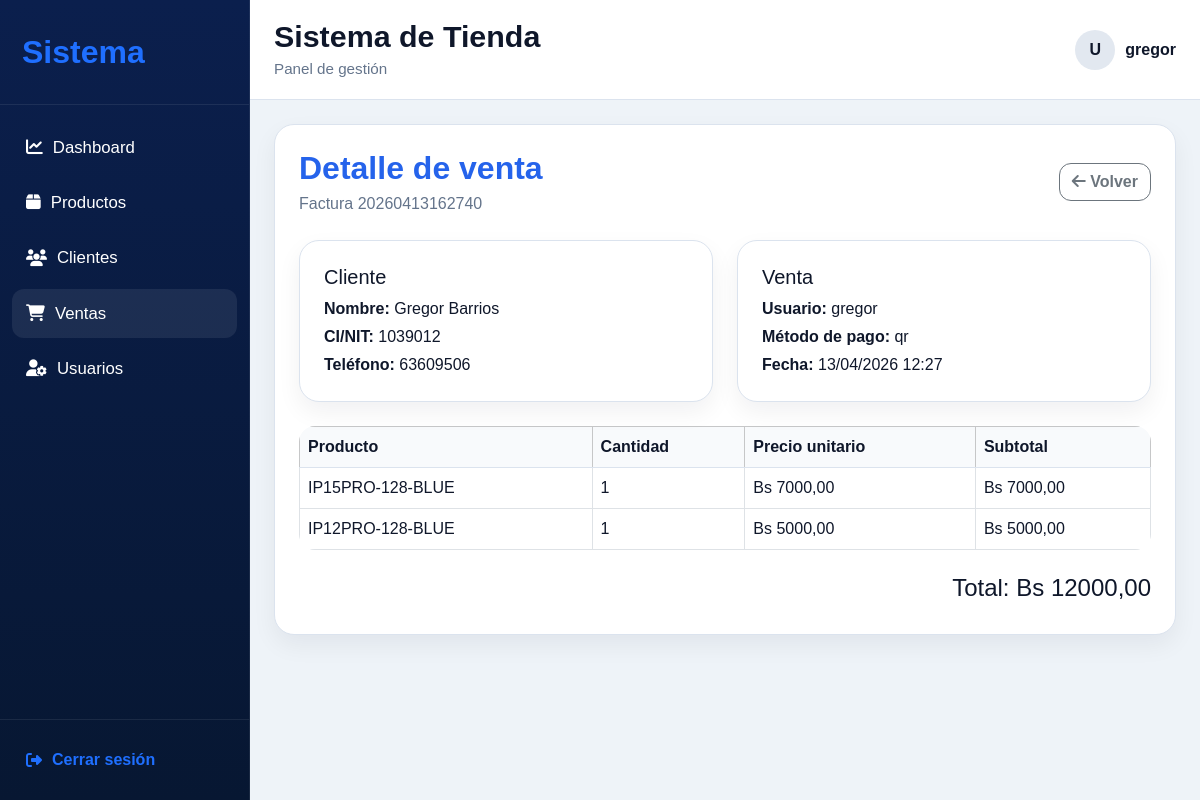
Screenshot of /tienda/ventas/7/ (signed in) with the database file from the repository.
### tienda/models.py (models this page shows, shortened)
class Venta(models.Model):
    METODO_PAGO = (
        ('efectivo', 'Efectivo'),
        ('qr', 'QR'),
    )
    cliente = models.ForeignKey(Cliente, on_delete=models.PROTECT, related_name='ventas')
    usuario = models.ForeignKey(User, on_delete=models.PROTECT, related_name='ventas_realizadas')
    numero_factura = models.CharField(max_length=30, unique=True)
    metodo_pago = models.CharField(max_length=20, choices=METODO_PAGO)
    subtotal = models.DecimalField(max_digits=10, decimal_places=2, default=0)
    descuento = models.DecimalField(max_digits=10, decimal_places=2, default=0)
    total = models.DecimalField(max_digits=10, decimal_places=2, default=0)
    creado = models.DateTimeField(auto_now_add=True)

class Cliente(models.Model):
    user = models.OneToOneField(User, on_delete=models.SET_NULL, null=True, blank=True)
    nombres = models.CharField(max_length=100)
    apellidos = models.CharField(max_length=100)
    ci_nit = models.CharField(max_length=30)
    telefono = models.CharField(max_length=30)
    email = models.EmailField(blank=True)
    direccion = models.TextField(blank=True)
    estado = models.CharField(max_length=20, default='activo')
    @property
    def nombre_completo(self):
        return f'{self.nombres} {self.apellidos}'

class DetalleVenta(models.Model):
    venta = models.ForeignKey(Venta, on_delete=models.CASCADE, related_name='detalles')
    producto = models.ForeignKey(Producto, on_delete=models.PROTECT)
    cantidad = models.PositiveIntegerField(default=1)
    precio_unitario = models.DecimalField(max_digits=10, decimal_places=2)
    subtotal = models.DecimalField(max_digits=10, decimal_places=2)

class Producto(models.Model):
    codigo = models.CharField(max_length=50, unique=True)
    nombre = models.CharField(max_length=150)
    marca = models.CharField(max_length=100)
    modelo = models.CharField(max_length=100)
    descripcion = models.TextField(blank=True)
    precio = models.DecimalField(max_digits=10, decimal_places=2)
    stock = models.PositiveIntegerField(default=0)
    activo = models.BooleanField(default=True)

### tienda/views.py (the view)
# urls.py: path('ventas/<int:pk>/', views.venta_detail, name='venta_detail'),
@login_required
@user_passes_test(es_staff_o_superuser)
def venta_detail(request, pk):
    venta = get_object_or_404(
        Venta.objects.select_related('cliente', 'usuario').prefetch_related('detalles__producto'),
        pk=pk
    )
    return render(request, 'tienda/venta_detail.html', {
        'venta': venta
    })

### tienda/views.py (called while the page is built)
def es_staff_o_superuser(user):
    if not user.is_authenticated:
        return False
    if user.is_superuser or user.is_staff:
        return True
    if hasattr(user, 'perfil'):
        return user.perfil.rol in ['superuser', 'staff']
    return False

### templates/tienda/venta_detail.html (shortened to what this page needs)
{% extends 'base.html' %}
{% block content %}
<div class="page-card">
    <div class="d-flex justify-content-between align-items-center flex-wrap gap-3 mb-4">
        <div>
            <h2 class="section-title mb-1">Detalle de venta</h2>
            <p class="section-subtitle mb-0">Factura {{ venta.numero_factura }}</p>
        </div>
        <a href="{% url 'ventas_list' %}" class="btn btn-outline-secondary">
            <i class="fa-solid fa-arrow-left"></i> Volver
        </a>
    </div>
    <div class="row g-4 mb-4">
        <div class="col-md-6">
            <div class="page-card">
                <h5>Cliente</h5>
                <p class="mb-1"><strong>Nombre:</strong> {{ venta.cliente.nombre_completo }}</p>
                <p class="mb-1"><strong>CI/NIT:</strong> {{ venta.cliente.ci_nit }}</p>
                <p class="mb-0"><strong>Teléfono:</strong> {{ venta.cliente.telefono }}</p>
            </div>
        </div>
        <div class="col-md-6">
            <div class="page-card">
                <h5>Venta</h5>
                <p class="mb-1"><strong>Usuario:</strong> {{ venta.usuario.username }}</p>
                <p class="mb-1"><strong>Método de pago:</strong> {{ venta.metodo_pago }}</p>
                <p class="mb-0"><strong>Fecha:</strong> {{ venta.creado|date:"d/m/Y H:i" }}</p>
            </div>
        </div>
    </div>
    <div class="table-responsive">
        <table class="table table-bordered table-hover bg-white">
            <thead class="table-light">
                <tr>
                    <th>Producto</th>
                    <th>Cantidad</th>
                    <th>Precio unitario</th>
                    <th>Subtotal</th>
                </tr>
            </thead>
            <tbody>
                {% for detalle in venta.detalles.all %}
                <tr>
                    <td>{{ detalle.producto.nombre }}</td>
                    <td>{{ detalle.cantidad }}</td>
                    <td>Bs {{ detalle.precio_unitario }}</td>
                    <td>Bs {{ detalle.subtotal }}</td>
                </tr>
                {% endfor %}
            </tbody>
        </table>
    </div>
    <div class="text-end mt-4">
        <h4>Total: Bs {{ venta.total }}</h4>
    </div>
</div>
{% endblock %}

### templates/base.html (shortened to what this page needs)
{% load static %}
<!DOCTYPE html>
<html lang="es">
<head>
    <link rel="stylesheet" href="https://cdn.jsdelivr.net/npm/bootstrap@5.3.3/dist/css/bootstrap.min.css">
    <link rel="stylesheet" href="https://cdnjs.cloudflare.com/ajax/libs/font-awesome/6.5.2/css/all.min.css">
    <link rel="stylesheet" href="{% static 'css/base.css' %}">
    <link rel="stylesheet" href="{% static 'css/dashboard.css' %}">
    <link rel="stylesheet" href="{% static 'css/productos.css' %}">
    <link rel="stylesheet" href="{% static 'css/forms.css' %}">
    <link rel="stylesheet" href="{% static 'css/catalogo.css' %}">
    <link rel="stylesheet" href="{% static 'css/factura.css' %}">
</head>
<body>
    {% with current_name=request.resolver_match.url_name %}
    <div class="app-shell">
        {% if user.is_authenticated and user.is_staff and current_name != 'catalogo_cliente' and current_name != 'detalle_producto_cliente' and current_name != 'carrito' and current_name != 'checkout' and current_name != 'factura_view' %}
        <aside class="sidebar">
            <div class="sidebar-brand">
                <a href="{% url 'dashboard' %}" class="brand-link">Sistema</a>
            </div>
            <nav class="sidebar-nav">
                <a href="{% url 'dashboard' %}" class="nav-link {% if current_name == 'dashboard' %}active{% endif %}">
                    <i class="fa-solid fa-chart-line"></i>
                    <span>Dashboard</span>
                </a>
                <a href="{% url 'productos_list' %}" class="nav-link ">
                    <i class="fa-solid fa-box"></i>
                    <span>Productos</span>
                </a>
                <a href="{% url 'clientes_list' %}" class="nav-link {% if current_name == 'clientes_list' or current_name == 'cliente_create' or current_name == 'cliente_update' or current_name == 'cliente_delete' %}active{% endif %}">
                    <i class="fa-solid fa-users"></i>
                    <span>Clientes</span>
                </a>
                <a href="{% url 'ventas_list' %}" class="nav-link {% if current_name == 'ventas_list' or current_name == 'venta_detail' %}active{% endif %}">
                    <i class="fa-solid fa-cart-shopping"></i>
                    <span>Ventas</span>
                </a>
                {% if user.is_superuser %}
                <a href="{% url 'usuarios_list' %}" class="nav-link {% if current_name == 'usuarios_list' or current_name == 'usuario_create' or current_name == 'usuario_update' or current_name == 'usuario_delete' %}active{% endif %}">
                    <i class="fa-solid fa-user-gear"></i>
                    <span>Usuarios</span>
                </a>
                {% endif %}
            </nav>
            <div class="sidebar-footer">
                <form method="post" action="{% url 'logout' %}">
                    <button type="submit" class="logout-btn border-0 bg-transparent w-100 text-start">
                        <i class="fa-solid fa-right-from-bracket"></i>
                        <span>Cerrar sesión</span>
                    </button>
                </form>
            </div>
        </aside>
        {% endif %}
        <div class="app-main">
            <header class="topbar">
                <div class="topbar-left">
                    <h1 class="topbar-title">Sistema de Tienda</h1>
                    <div class="topbar-subtitle">
                        {% if current_name == 'catalogo_cliente' or current_name == 'detalle_producto_cliente' or current_name == 'carrito' or current_name == 'checkout' or current_name == 'factura_view' %}
                            Catálogo público
                        {% elif user.is_authenticated and user.is_staff %}
                            Panel de gestión
                        {% else %}
                            Tienda en línea
                        {% endif %}
                    </div>
                </div>
                <div class="topbar-right">
                    {% if current_name == 'catalogo_cliente' or current_name == 'detalle_producto_cliente' or current_name == 'carrito' or current_name == 'checkout' or current_name == 'factura_view' %}
                        {% if user.is_authenticated %}
                            <a href="{% url 'carrito' %}" class="btn btn-warning btn-sm me-3">
                                <i class="fa-solid fa-cart-shopping"></i> Carrito
                            </a>
                            <div class="user-chip">
                                <div class="user-avatar">U</div>
                                <span class="user-name">{{ user.username }}</span>
                            </div>
                            <form method="post" action="{% url 'logout' %}" class="ms-2">
                                {% csrf_token %}
                                <button type="submit" class="btn btn-outline-danger btn-sm">
                                    <i class="fa-solid fa-right-from-bracket"></i> Salir
                                </button>
                            </form>
                        {% else %}
                            <a href="{% url 'login' %}" class="btn btn-primary btn-sm">
                                <i class="fa-solid fa-right-to-bracket"></i> Iniciar sesión
                            </a>
                        {% endif %}
                    {% else %}
                        {% if user.is_authenticated %}
                            <div class="user-chip">
                                <div class="user-avatar">U</div>
                                <span class="user-name">{{ user.username }}</span>
                            </div>
                        {% else %}
                            <a href="{% url 'login' %}" class="btn btn-primary btn-sm">
                                <i class="fa-solid fa-right-to-bracket"></i> Iniciar sesión
                            </a>
                        {% endif %}
                    {% endif %}
                </div>
            </header>
            <main class="content-area">
                {% block content %}{% endblock %}
            </main>
        </div>
    </div>
    {% endwith %}
</body>
</html>

### static/css/base.css (style rules this page uses)
html, body { margin: 0; padding: 0; min-height: 100%; font-family: Arial, Helvetica, sans-serif; background: #eef3f8; color: #0f172a; }
* { box-sizing: border-box; }
a { text-decoration: none; }
.app-shell { display: flex; min-height: 100vh; background: #eef3f8; }
.sidebar { width: 250px; min-width: 250px; background: linear-gradient(180deg, #0b1f4d 0%, #071732 100%); color: #ffffff; display: flex; flex-direction: column; border-right: 1px solid rgba(255, 255, 255, 0.08); }
.sidebar-brand { padding: 28px 22px; border-bottom: 1px solid rgba(255, 255, 255, 0.08); }
.brand-link { color: #1f6fff; font-size: 2rem; font-weight: 800; }
.sidebar-nav { display: flex; flex-direction: column; gap: 6px; padding: 18px 12px; }
.nav-link { display: flex; align-items: center; gap: 10px; color: #ffffff; padding: 12px 14px; border-radius: 12px; font-size: 1.05rem; transition: background 0.2s ease; }
.nav-link:hover, .nav-link.active { background: rgba(255, 255, 255, 0.08); color: #ffffff; }
.sidebar-footer { margin-top: auto; padding: 16px 12px; border-top: 1px solid rgba(255, 255, 255, 0.08); }
.logout-btn { display: flex; align-items: center; gap: 10px; color: #1f6fff; font-weight: 700; padding: 12px 14px; }
.app-main { flex: 1; min-width: 0; display: flex; flex-direction: column; background: #eef3f8; }
.topbar { background: #ffffff; border-bottom: 1px solid #dbe3ee; padding: 18px 24px; display: flex; justify-content: space-between; align-items: center; gap: 16px; }
.topbar-title { margin: 0; font-size: 1.9rem; font-weight: 800; color: #0f172a; }
.topbar-subtitle { color: #64748b; margin-top: 4px; font-size: 0.95rem; }
.topbar-right { display: flex; align-items: center; gap: 12px; }
.user-chip { display: flex; align-items: center; gap: 10px; color: #0f172a; font-weight: 600; }
.user-avatar { width: 40px; height: 40px; border-radius: 999px; background: #e2e8f0; color: #0f172a; display: flex; align-items: center; justify-content: center; font-weight: 800; }
.content-area { padding: 24px; flex: 1; background: #eef3f8; overflow: auto; }
.page-card { display: block !important; visibility: visible !important; opacity: 1 !important; background: #ffffff !important; color: #0f172a !important; border: 1px solid #dbe3ee; border-radius: 20px; box-shadow: 0 10px 25px rgba(15, 23, 42, 0.06); padding: 24px; }
.page-card * { visibility: visible !important; opacity: 1 !important; }
.section-title { font-size: 2rem; font-weight: 800; color: #2563eb; margin: 0; }
.section-subtitle { color: #64748b; font-size: 1rem; }
.table-responsive, .table-wrap { display: block !important; visibility: visible !important; opacity: 1 !important; background: #ffffff; border-radius: 16px; overflow: auto; }
.table { margin-bottom: 0; color: #0f172a !important; background: #ffffff !important; }
.table thead th { background: #f8fafc !important; color: #0f172a !important; font-weight: 700; border-bottom: 1px solid #dbe3ee; }
.table td, .table th { vertical-align: middle; color: #0f172a !important; background: #ffffff !important; }
.btn { border-radius: 12px; font-weight: 600; }

### rows the page displays
Venta: numero_factura "20260413162740", cliente.nombre_completo "Gregor Barrios", cliente.ci_nit "1039012", cliente.telefono "63609506", usuario.username "gregor", metodo_pago "qr", creado "13/04/2026 12:27", total "12000,00"
DetalleVenta: producto.nombre "IP15PRO-128-BLUE", cantidad "1", precio_unitario "7000,00", subtotal "7000,00"
DetalleVenta: producto.nombre "IP12PRO-128-BLUE", cantidad "1", precio_unitario "5000,00", subtotal "5000,00"

### other values shown
{{ user.username }} "gregor"
